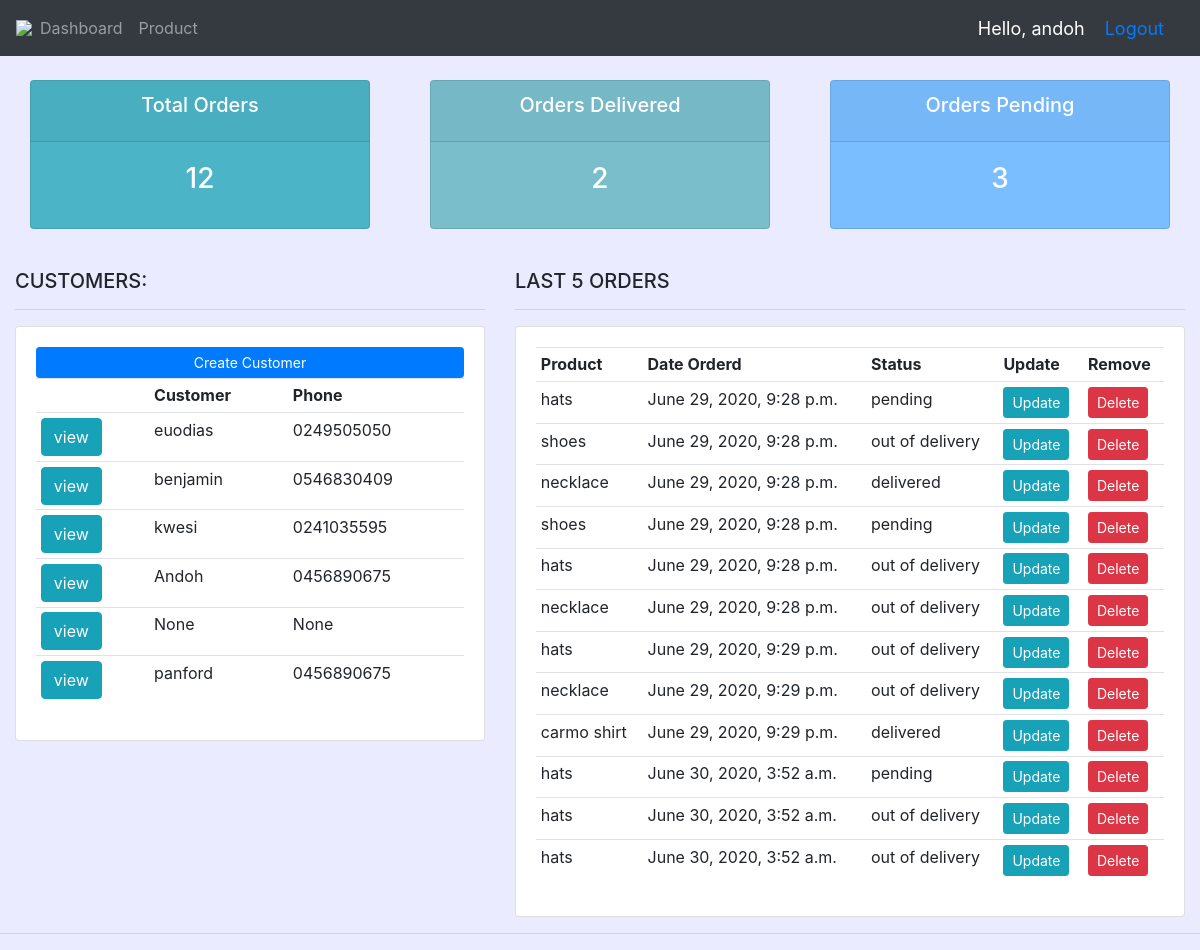
The app's page / (signed in), older data.
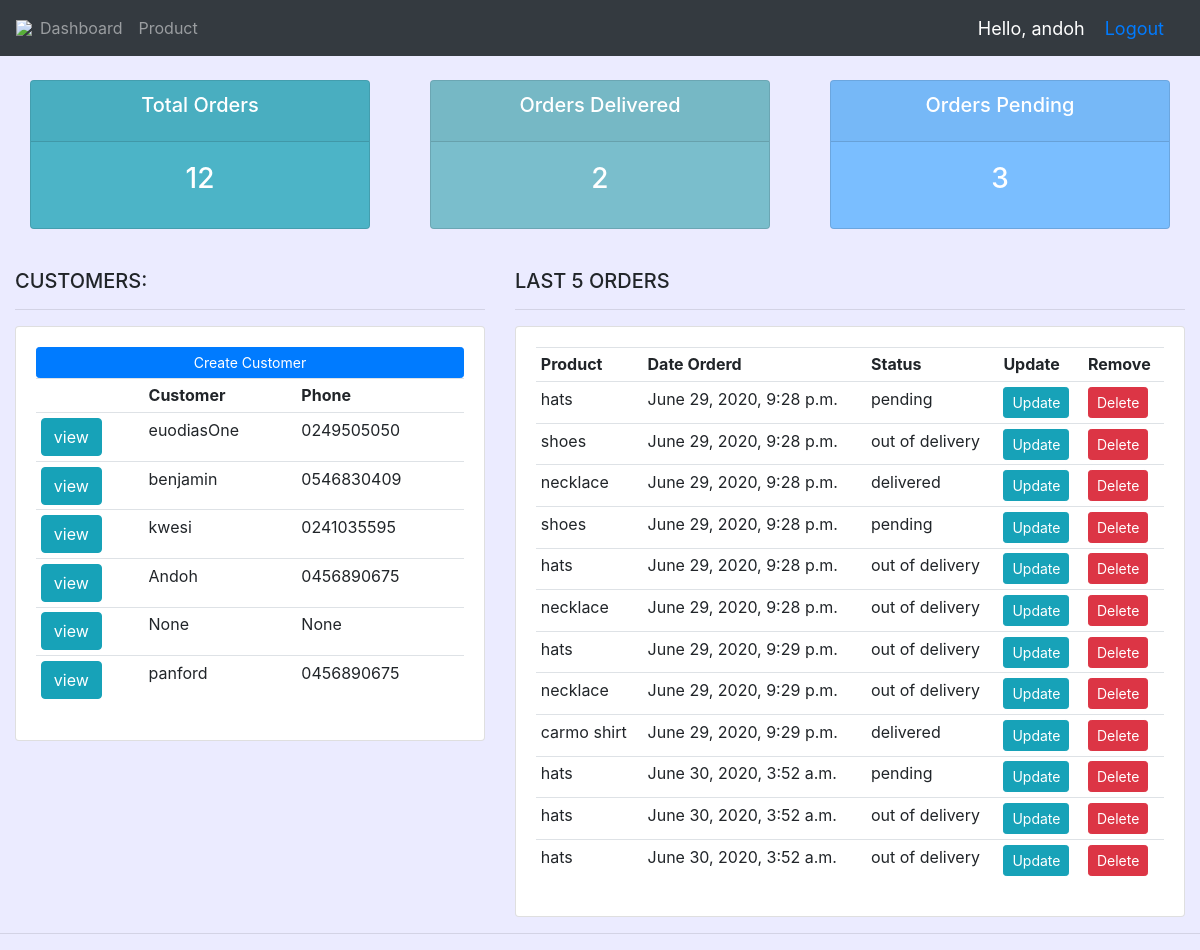
The same page, newer data.
### accounts/models.py (models this page shows, shortened)
class Customer(models.Model):
    user = models.OneToOneField(User, null=True, blank=True, on_delete=models.CASCADE)
    name = models.CharField(max_length=200, null=True)
    phone = models.CharField(max_length=200, null=True)
    email = models.EmailField()
    date_created = models.DateTimeField(auto_now_add=True)
    profile_pic = models.ImageField(default="logo.jpg", null=True, blank=True)

### accounts/decorators.py (the view)
    def wrapper_func(request, *args, **kwargs):
        group = None
        if request.user.groups.exists():
            group = request.user.groups.all()[0].name
        if group == 'customer':
            return redirect('user-page')
        elif group == 'admin':
            return view_func(request, *args, **kwargs)
        else:
            return HttpResponse("you are neither a customer nor an "
                                "admin yet please contact admin to put you in a group")

### accounts/models.py (called while the page is built)
    def __str__(self):
        return self.name

### accounts/views.py (called while the page is built)
@login_required(login_url='login')
@admin_only
def home(request):
    orders = Order.objects.all()
    customers = Customer.objects.all()
    total_customer = customers.count()
    total_orders = orders.count()
    delivered = orders.filter(status='delivered').count()
    pending = orders.filter(status='pending').count()
    context = {'orders': orders,
               'customers': customers,
               'total_customer': total_customer,
               'total_orders': total_orders,
               'delivered': delivered,
               'pending': pending
               }
    return render(request, 'dashboard.html', context)

### accounts/templates/dashboard.html
{% extends 'main.html' %}
  {% block content %}
{% include 'status.html' %}
<br>
<div class="row">
	<div class="col-md-5">
		<h5>CUSTOMERS:</h5>
		<hr>
		<div class="card card-body">
			<a class="btn btn-primary  btn-sm btn-block" href="">Create Customer</a>
			<table class="table table-sm">
				<tr>
					<th></th>
					<th>Customer</th>
					<th>Phone</th>
				</tr>
			{% for customer in customers %}
				<tr>
					<td> <a class="btn btn-info" href="{% url 'customer' customer.id %}"> view</a> </td>
					<td>{{ customer.name }}</td>
					<td>{{ customer.phone }}</td>
				</tr>
			{% endfor %}
			</table>
		</div>
	</div>
	<div class="col-md-7">
		<h5>LAST 5 ORDERS</h5>
		<hr>
		<div class="card card-body">
			<table class="table table-sm">
				<tr>
					<th>Product</th>
					<th>Date Orderd</th>
					<th>Status</th>
					<th>Update</th>
					<th>Remove</th>
				</tr>
				{% for order in orders %}
					<tr>
						<td>{{ order.product}}</td>
						<td>{{ order.date_created }}</td>
						<td>{{ order.status }}</td>
						<td><a class="btn btn-sm btn-info" href="{% url 'update_order' order.id %}">Update</a></td>
						<td><a class="btn btn-sm btn-danger" href="{% url 'delete_order' order.id %}">Delete</a></td>
					</tr>
				{% endfor %}
			</table>
		</div>
	</div>
</div>
  {% endblock content %}

Row changes from the older to the newer data that the page shows:
changed Customer: name "euodias" → "euodiasOne"
